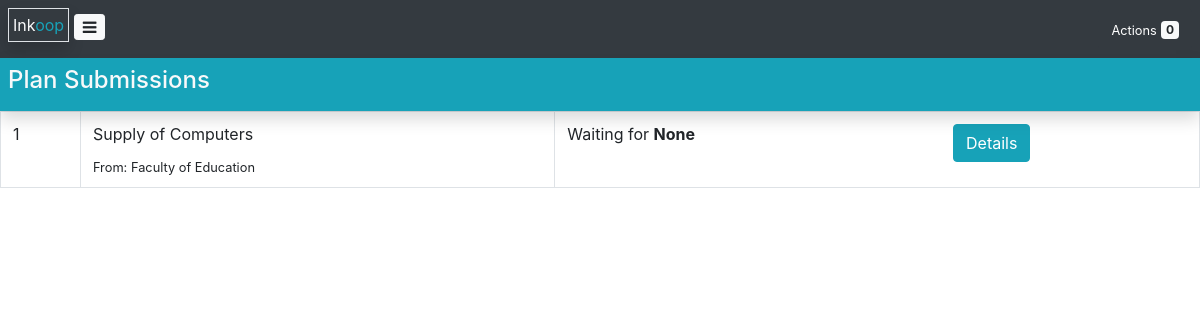
Page /planning/entity-plan (signed in) on the committed database.
### planning/models.py (models this page shows, shortened)
class Plan(models.Model):
    alt_id = models.CharField(max_length=128, null=True)
    subject_of_procurement = models.CharField(max_length=128)
    procurement_type = models.ForeignKey(ProcurementType, on_delete=models.CASCADE)
    quantity = models.IntegerField()
    unit_of_measure = models.CharField(max_length=32)
    estimated_cost = models.IntegerField()
    source_of_funding = models.ForeignKey(Funder, on_delete=models.CASCADE)
    date_required_q1 = models.BooleanField()
    date_required_q2 = models.BooleanField()
    date_required_q3 = models.BooleanField()
    date_required_q4 = models.BooleanField()
    prepared_on = models.DateField(null=True)
    hod_approved_on = models.DateField(null=True)
    pdu_approved_on = models.DateField(null=True)
    consolidated_on = models.DateField(null=True)
    published_on = models.DateField(null=True)
    stage = models.CharField(max_length=16, default='PREPARATION', null=True)
    date_initiated = models.DateTimeField(auto_now_add=True)
    initiator = models.ForeignKey(User, on_delete=models.CASCADE, related_name='initiated_plan_set', null=True)
    incharge = models.ForeignKey(User, on_delete=models.CASCADE, related_name='incharge_plan_set', null=True)
    user_department = models.ForeignKey(UserDepartment, on_delete=models.CASCADE)
    expense = models.ForeignKey(Expense, on_delete=models.CASCADE)
    consolidation_group = models.ForeignKey(ConsolidationGroup, on_delete=models.CASCADE, null=True)

### core/models.py (models this page shows, shortened)
class UserDepartment(models.Model):
    name = models.CharField(max_length=128, unique=True)
    is_pdu = models.BooleanField(default=False)
    is_official = models.BooleanField(default=False)
    budget_sealing = models.IntegerField(default=0)
    hod = models.ForeignKey(User, null=True, on_delete=models.CASCADE)
    sub_programme = models.ForeignKey(SubProgramme, null=True, on_delete=models.CASCADE)
    def __str__(self):
        return self.name

### guards.py (the view)
	def wrapper(*args, **kwargs):
		request = args[0]
		user = get_user(request)
		if user.profile.is_in_pdu:
			return func(*args, **kwargs)
		else:
			messages.error(request, "Only P.D.U members allowed!", extra_tags="danger")
			return redirect('core:index')
		return func(*args, **kwargs)

### context_processors.py (called while the page is built)
def entity(request):
	return {
		"entity_name": settings.ENTITY_NAME,
		"entity_code": settings.ENTITY_CODE,
		"FY": settings.FINANCIAL_YEAR,
		"FY_start": settings.FY_START_DATE,
		"FY_stop": settings.FY_STOP_DATE,
	}

### core/context_processors.py (called while the page is built)
def timing(request):
	planning_process = Timing.objects.get(process="Planning")
	initiation_process = Timing.objects.get(process="Initiation")
	current_process = get_current_process()
	time_format = "M, d yy H:i"
	date_format = "F d, Y"
	return {
		"planning_process": planning_process,
		"initiation_process": initiation_process,
		"current_process": current_process,
		"time_format": time_format,
		"date_format": date_format
	}

def user_profile(request):
	user = get_user(request)
	kwargs = {"ao": get_ao()}
	if user.is_authenticated:
		kwargs["profile"] = user.profile
		kwargs["user_department"] = kwargs["profile"].user_department
		kwargs["pdu_head"] = get_pdu_head()
	return kwargs

def actions(request):
	user = get_user(request)
	if user.is_authenticated:
		kwargs = {
			"plan_actions":user.incharge_plan_set.filter(consolidated_on=None),
			"requisition_actions":user.incharge_requisition_set.filter(ao_approved_on=None),
			"pdu_actions":[],
			"ao_actions":[]
		}
		kwargs["action_count"] = kwargs["plan_actions"].count() + kwargs["requisition_actions"].count() + len(kwargs["pdu_actions"]) + len(kwargs["ao_actions"])
		return kwargs
	return {}

### core/models.py (called while the page is built)
    def is_valid(self):
        if self.start and self.stop and self.submission_deadline:
            if self.start < self.submission_deadline <= self.stop:
                return True
        return False

### guards.py (called while the page is built)
def only_pdu_member_allowed(func):
	def wrapper(*args, **kwargs):
		request = args[0]
		user = get_user(request)
		if user.profile.is_in_pdu:
			return func(*args, **kwargs)
		else:
			messages.error(request, "Only P.D.U members allowed!", extra_tags="danger")
			return redirect('core:index')
		return func(*args, **kwargs)
	return wrapper

### planning/views/entity_plan.py (called while the page is built)
@only_pdu_member_allowed
def get_entity_plans(request):
	entity_plans = Plan.objects.exclude(hod_approved_on=None)
	context = {"entity_plans":entity_plans}
	return render(request, 'entity-plan/entity-plans.html', context)

### templatetags/app_tags.py (called while the page is built)
@register.filter(name="currency")
def currency(value):
	if isinstance(value, int):
		return f'{value:,} {settings.CURRENCY}'
	return value

### utils.py (called while the page is built)
def get_pdu_head():
	pdu = UserDepartment.objects.get(is_pdu=True)
	return pdu.hod

def get_ao():
	ao = Profile.objects.get(is_ao=True)
	return ao.user

### planning/templates/entity-plan/entity-plans.html
{% extends 'user-base.html' %}
{% block content %}
<div class="container-fluid p-0">
    <div class="bg-info p-2 shadow fixed d-flex">
        <div class="flex-fill m-auto">
            <h4 class="text-light">Plan Submissions</h4>
        </div>
    </div>
    <table class="table table-responsive-sm border">
        <tbody>
            {% for plan in entity_plans %}
                <tr>
                    <td>{{ plan.id }}</td>
                    <td class="border m-auto">
                        <p>{{ plan.subject_of_procurement }}</p>
                        <small>From: {{plan.user_department}}</small>
                    </td>
                    <td> Waiting for <strong>{{ plan.stage }}</strong> </td>
                    <td><a href="{% url 'planning:get_plan' plan_id=plan.id %}" class='btn btn-info'>Details</a></td>
                </tr>
            {% empty %}
                <div class="container" align="center">
                    <label class="display-4 text-muted">No plans!</label>
                </div>
            {% endfor %}
        </tbody>
    </table>
</div>
{% endblock %}

### static/css/style.css (style rules this page uses)
.fixed { position: sticky; top:0; z-index:100; }
a { text-decoration: none; }

### rows in the picture
Plan: id "1", subject_of_procurement "Supply of Computers", user_department "Faculty of Education", stage "None"

### other values in the picture
{{ action_count }} "0"
